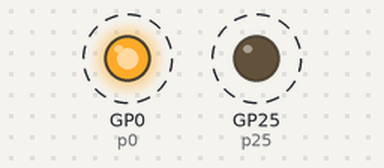
Bench run of a program on a simulated Raspberry Pi Pico running MicroPython. Parts: output pins drawn as LEDs (lit = HIGH). Dashed ring = blinking. What the program prints to the serial console is not drawn. At 9.5 s the program stops and its outputs stay as they are.

Above: at 0.2 s.
Timing chart, 0 to 3.0 s (numbered marks = the images above):
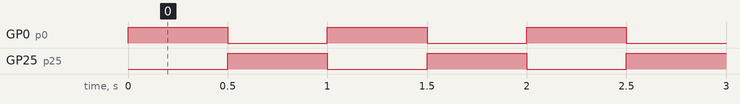

Measured:
- by itself, GP0 (p0): alternates HIGH for 0.50 s and LOW for 0.50 s, 20 changes in all, then stays LOW
- by itself, GP25 (p25): alternates HIGH for 0.50 s and LOW for 0.50 s, 18 changes in all, then stays LOW
- by itself, everything shown: repeats every 1.0 s, in 4 steps

The program:

pio_irq.py
```python
import time

from machine import Pin
import rp2

p0 = Pin(0)
p25 = Pin(25, Pin.OUT)

# counter program using side-set to control output
@rp2.asm_pio(sideset_init=rp2.PIO.OUT_LOW)
def square():
    wrap_target()
    mov(x, osr).side(1)
    irq(0)
    label("high")
    jmp(x_dec, "high")
    mov(x, osr).side(0)
    irq(0)
    label("low")
    jmp(x_dec, "low")
    wrap()


# counter for how many ticks we are high
@rp2.asm_pio()
def count_high():
    mov(x, invert(null))
    wait(1, pin, 0)
    label("high")
    jmp(x_dec, "next")
    label("next")
    jmp(pin, "high")
    mov(isr, x)
    push()


# program to side-set the LED based on PIO irq
@rp2.asm_pio(sideset_init=rp2.PIO.OUT_LOW)
def wait_irq():
    wrap_target()
    wait(1, irq, 0).side(1)
    irq(clear, 0)
    wait(1, irq, 0).side(0)
    irq(clear, 0)
    wrap()


sm0 = rp2.StateMachine(0, square, sideset_base=p0)
sm1 = rp2.StateMachine(1, count_high, jmp_pin=p0)
sm2 = rp2.StateMachine(2, wait_irq, sideset_base=p25)

# half a second - so should report 500,000,000 ns once things warm up
sm0.put(62500000 - 3)
sm0.exec("pull()")

sm2.active(1)
sm1.active(1)
sm0.active(1)

for j in range(10):
    high = 0xFFFFFFFF - sm1.get()
    print(f"{high * 16e-9:.3f} s / {2 * high} ticks")

sm0.active(0)
sm1.active(0)
sm2.active(0)


# tidy
p0.off()
p25.off()
```
